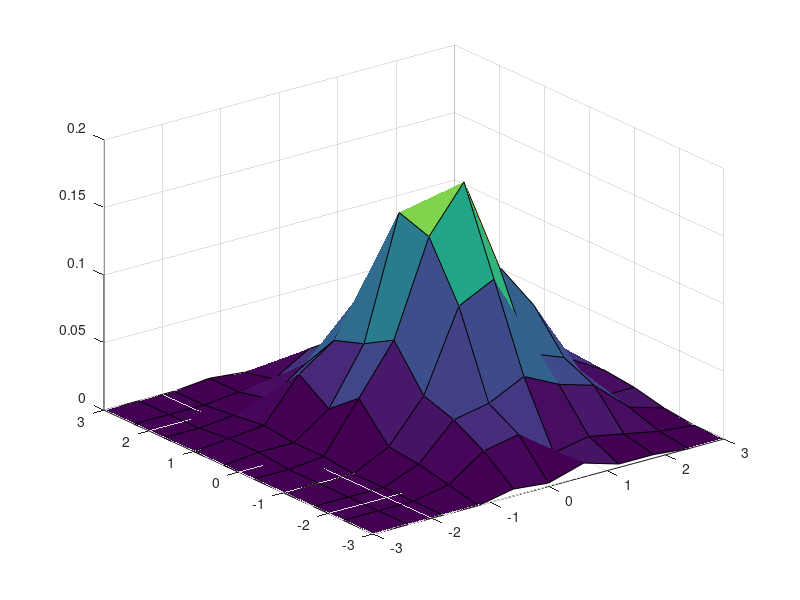

Reproduce this figure in MATLAB.
% Generez un experiment cu reprezentare normala pentru fiecare dimensiune.
n = 1000;
d = 2;
x = randn(n,d);
% Originea sistemului.
bin0 = [floor(min(x(:,1))) floor(min(x(:,2)))];
h = 3.504*n^(-0.25)*ones(1,2);
% gasirea numarului ce reprezinta pe 'bin'
nb1 = ceil((max(x(:,1))-bin0(1))/h(1));
nb2 = ceil((max(x(:,2))-bin0(2))/h(2));
% folosesc functia 'mesh'
t1 = bin0(1):h(1):(nb1*h(1)+bin0(1));
t2 = bin0(2):h(2):(nb2*h(2)+bin0(2));
[X,Y] = meshgrid(t1,t2);
% Frecventele lui 'bin'
[nr,nc] = size(X);
vu = zeros(nr-1,nc-1);
for i = 1:(nr-1)
for j = 1:(nc-1)
xv = [X(i,j) X(i,j+1) X(i+1,j+1) X(i+1,j)];
yv = [Y(i,j) Y(i,j+1) Y(i+1,j+1) Y(i+1,j)];
in = inpolygon(x(:,1),x(:,2),xv,yv);
vu(i,j) = sum(in(:));
end
end
Z = vu/(n*h(1)*h(2));
% Trasarea axelor 
[XX,YY] = meshgrid(linspace(-3,3,nb1),...
linspace(-3,3,nb2));
surf(XX,YY,Z)